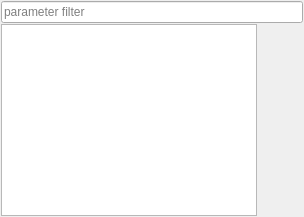
     <widget class="QWidget" name="tabParameter">
      <attribute name="title">
       <string>Parameter</string>
      </attribute>
      <layout class="QVBoxLayout" name="verticalLayout">
       <property name="spacing">
        <number>1</number>
       </property>
       <property name="leftMargin">
        <number>1</number>
       </property>
       <property name="topMargin">
        <number>1</number>
       </property>
       <property name="rightMargin">
        <number>1</number>
       </property>
       <property name="bottomMargin">
        <number>1</number>
       </property>
       <item>
        <widget class="QFrame" name="filter_frame">
         <property name="frameShape">
          <enum>QFrame::NoFrame</enum>
         </property>
         <property name="frameShadow">
          <enum>QFrame::Plain</enum>
         </property>
         <layout class="QHBoxLayout" name="horizontalLayout_4">
          <property name="leftMargin">
           <number>0</number>
          </property>
          <property name="topMargin">
           <number>0</number>
          </property>
          <property name="rightMargin">
           <number>0</number>
          </property>
          <property name="bottomMargin">
           <number>0</number>
          </property>
          <item>
           <widget class="EnhancedLineEdit" name="parameterFilterInput">
            <property name="placeholderText">
             <string>parameter filter</string>
            </property>
           </widget>
          </item>
         </layout>
        </widget>
       </item>
       <item>
        <widget class="QFrame" name="parameter_frame">
         <property name="frameShape">
          <enum>QFrame::NoFrame</enum>
         </property>
         <property name="frameShadow">
          <enum>QFrame::Plain</enum>
         </property>
         <layout class="QHBoxLayout" name="horizontalLayout_7">
          <property name="leftMargin">
           <number>0</number>
          </property>
          <property name="topMargin">
           <number>0</number>
          </property>
          <property name="rightMargin">
           <number>0</number>
          </property>
          <property name="bottomMargin">
           <number>0</number>
          </property>
          <item>
           <widget class="QTreeView" name="parameterView">
            <property name="toolTip">
             <string/>
            </property>
            <property name="editTriggers">
             <set>QAbstractItemView::DoubleClicked|QAbstractItemView::EditKeyPressed|QAbstractItemView::SelectedClicked</set>
            </property>
            <property name="alternatingRowColors">
             <bool>true</bool>
            </property>
            <property name="selectionMode">
             <enum>QAbstractItemView::ExtendedSelection</enum>
            </property>
            <property name="uniformRowHeights">
             <bool>true</bool>
            </property>
           </widget>
          </item>
          <item>
           <widget class="QFrame" name="controlParameterFrame">
            <property name="frameShape">
             <enum>QFrame::NoFrame</enum>
            </property>
            <property name="frameShadow">
             <enum>QFrame::Raised</enum>
            </property>
            <layout class="QVBoxLayout" name="verticalLayout_9">
             <property name="spacing">
              <number>3</number>
             </property>
             <property name="leftMargin">
              <number>0</number>
             </property>
             <property name="topMargin">
              <number>0</number>
             </property>
             <property name="rightMargin">
              <number>0</number>
             </property>
             <property name="bottomMargin">
              <number>0</number>
             </property>
             <item>
              <widget class="QPushButton" name="getParameterButton">
               <property name="enabled">
                <bool>true</bool>
               </property>
               <property name="sizePolicy">
                <sizepolicy hsizetype="Fixed" vsizetype="Fixed">
                 <horstretch>0</horstretch>
                 <verstretch>0</verstretch>
                </sizepolicy>
               </property>
               <property name="maximumSize">
                <size>
                 <width>40</width>
                 <height>40</height>
                </size>
               </property>
               <property name="toolTip">
                <string>Get the parameter list from the Parameter server</string>
               </property>
               <property name="iconSize">
                <size>
                 <width>8</width>
                 <height>8</height>
                </size>
               </property>
               <property name="flat">
                <bool>true</bool>
               </property>
              </widget>
             </item>
             <item>
              <widget class="QPushButton" name="addParameterButton">
               <property name="sizePolicy">
                <sizepolicy hsizetype="Fixed" vsizetype="Fixed">
                 <horstretch>0</horstretch>
                 <verstretch>0</verstretch>
                </sizepolicy>
               </property>
               <property name="maximumSize">
                <size>
                 <width>40</width>
                 <height>40</height>
                </size>
               </property>
               <property name="toolTip">
                <string>Add a new parameter</string>
               </property>
               <property name="text">
                <string/>
               </property>
               <property name="iconSize">
                <size>
                 <width>8</width>
                 <height>8</height>
                </size>
               </property>
               <property name="flat">
                <bool>true</bool>
               </property>
              </widget>
             </item>
             <item>
              <widget class="QPushButton" name="deleteParameterButton">
               <property name="enabled">
                <bool>false</bool>
               </property>
               <property name="maximumSize">
                <size>
                 <width>40</width>
                 <height>40</height>
                </size>
               </property>
               <property name="toolTip">
                <string>Delete selected parameter from the paramater server</string>
               </property>
               <property name="text">
                <string/>
               </property>
               <property name="iconSize">
                <size>
                 <width>8</width>
                 <height>8</height>
                </size>
               </property>
               <property name="flat">
                <bool>true</bool>
               </property>
              </widget>
             </item>
             <item>
              <widget class="QPushButton" name="saveParameterButton">
               <property name="enabled">
                <bool>false</bool>
               </property>
               <property name="sizePolicy">
                <sizepolicy hsizetype="Fixed" vsizetype="Fixed">
                 <horstretch>0</horstretch>
                 <verstretch>0</verstretch>
                </sizepolicy>
               </property>
               <property name="maximumSize">
                <size>
                 <width>40</width>
                 <height>40</height>
                </size>
               </property>
               <property name="toolTip">
                <string>&lt;html&gt;&lt;head/&gt;&lt;body&gt;&lt;p&gt;Saves selected parameter to a file using YAML format&lt;/p&gt;&lt;/body&gt;&lt;/html&gt;</string>
               </property>
               <property name="text">
                <string/>
               </property>
               <property name="iconSize">
                <size>
                 <width>8</width>
                 <height>8</height>
                </size>
               </property>
               <property name="flat">
                <bool>true</bool>
               </property>
              </widget>
             </item>
             <item>
              <widget class="QPushButton" name="transferParameterButton">
               <property name="enabled">
                <bool>false</bool>
               </property>
               <property name="sizePolicy">
                <sizepolicy hsizetype="Fixed" vsizetype="Fixed">
                 <horstretch>0</horstretch>
                 <verstretch>0</verstretch>
                </sizepolicy>
               </property>
               <property name="maximumSize">
                <size>
                 <width>40</width>
                 <height>40</height>
                </size>
               </property>
               <property name="toolTip">
                <string>&lt;html&gt;&lt;head/&gt;&lt;body&gt;&lt;p&gt;Copy selected parameter to other ROS-Master&lt;/p&gt;&lt;/body&gt;&lt;/html&gt;</string>
               </property>
               <property name="text">
                <string/>
               </property>
               <property name="iconSize">
                <size>
                 <width>8</width>
                 <height>8</height>
                </size>
               </property>
               <property name="flat">
                <bool>true</bool>
               </property>
              </widget>
             </item>
             <item>
              <spacer name="verticalSpacer_5">
               <property name="orientation">
                <enum>Qt::Vertical</enum>
               </property>
               <property name="sizeHint" stdset="0">
                <size>
                 <width>16</width>
                 <height>8</height>
                </size>
               </property>
              </spacer>
             </item>
            </layout>
           </widget>
          </item>
         </layout>
        </widget>
       </item>
      </layout>
     </widget>
